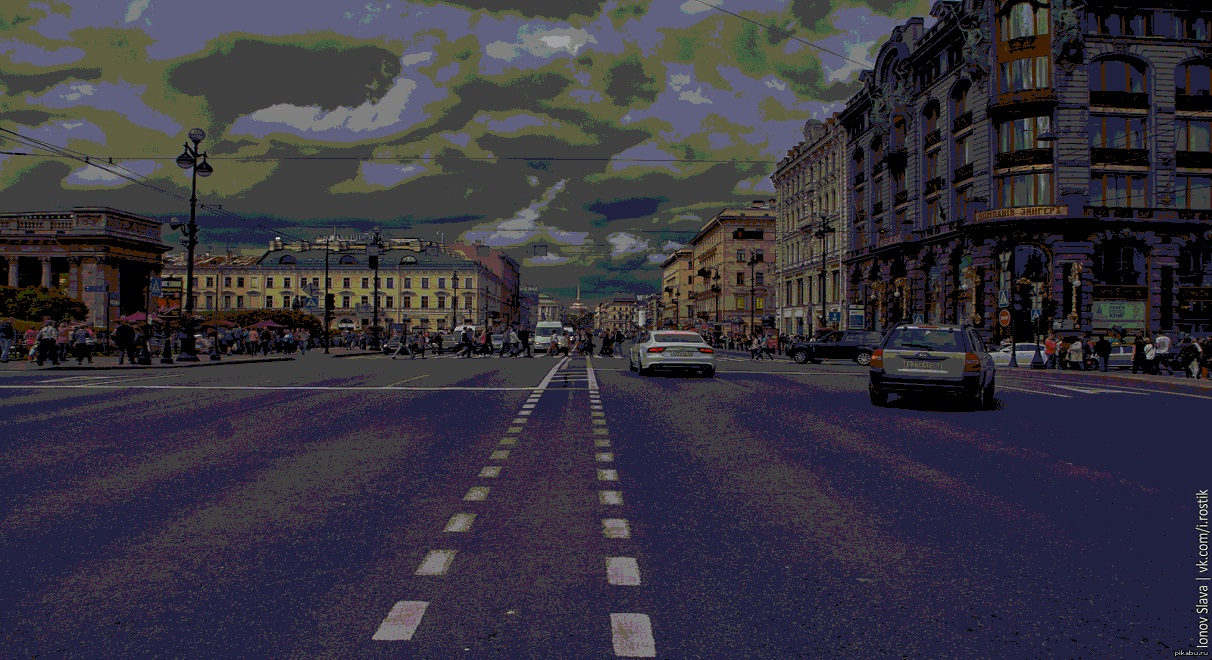
#> input picture 55.jpg, 1212 x 660 px
$ python 4.py
#> lines starting #> are read from the running program, lines starting #| are printed output that depends on the picture
import numpy as np
from PIL import Image, ImageDraw


def IMG0(filename1,filename2,outputfile):
#> called with filename1 = '55.jpg', filename2 = '34.jpg', outputfile = '1.jpg'
    try:
        img1=Image.open(filename1)
#> img1 is the input picture: PIL image 1212x660 RGB; mean R, G, B 54.8, 51.4, 62.2
        img2=Image.open(filename2)
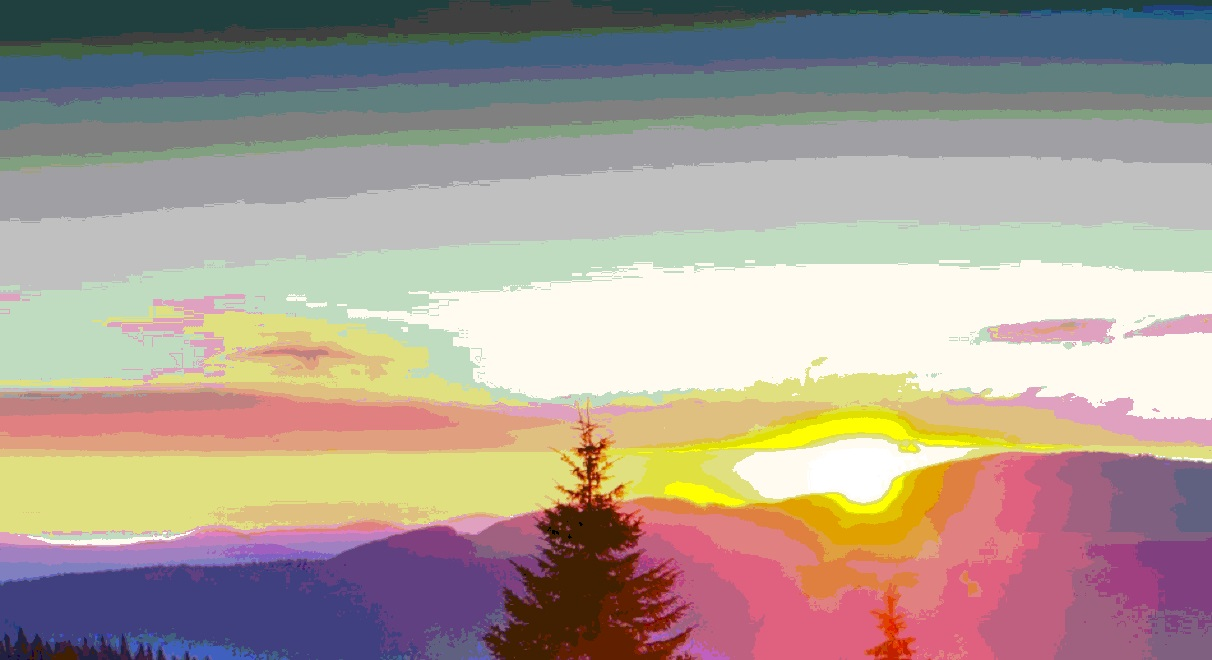
#> input picture 34.jpg, 1212 x 660 px
#> img2 is the input picture: PIL image 1212x660 RGB; mean R, G, B 170.3, 157.3, 147.9
    except OSError:
        print(" cannot open img")
        return 1

    imarr1=np.array(img1)
    imarr2=np.array(img2)

    ishape1=imarr1.shape
#> ishape1 = (660, 1212, 3)
    ishape2=imarr2.shape
#> ishape2 = (660, 1212, 3)

    if ishape1!= ishape2:
        print("Different sizes")
        return 2
    for i in range (ishape1[0]):
        for j in range (ishape1[1]):
            if  (int(imarr1[i][j][0])+int(imarr1[i][j][1])+int(imarr1[i][j][2]))!= (int(imarr2[i][j][0])+int(imarr2[i][j][1])+int(imarr2[i][j][2]) and (int(imarr1[i][j][0])+int(imarr1[i][j][1])+int(imarr1[i][j][2]))!=0 ):
                brdiff=(int(imarr2[i][j][0])+int(imarr2[i][j][1])+int(imarr2[i][j][2]))/(int(imarr1[i][j][0])+int(imarr1[i][j][1])+int(imarr1[i][j][2]))
                imarr1[i][j][0]=int(imarr1[i][j][0]*brdiff)
                imarr1[i][j][1]=int(imarr1[i][j][1]*brdiff)
                imarr1[i][j][2]=int(imarr1[i][j][2]*brdiff)
            else:
                imarr1[i][j][0]=0
                imarr1[i][j][1]=0
                imarr1[i][j][2]=0
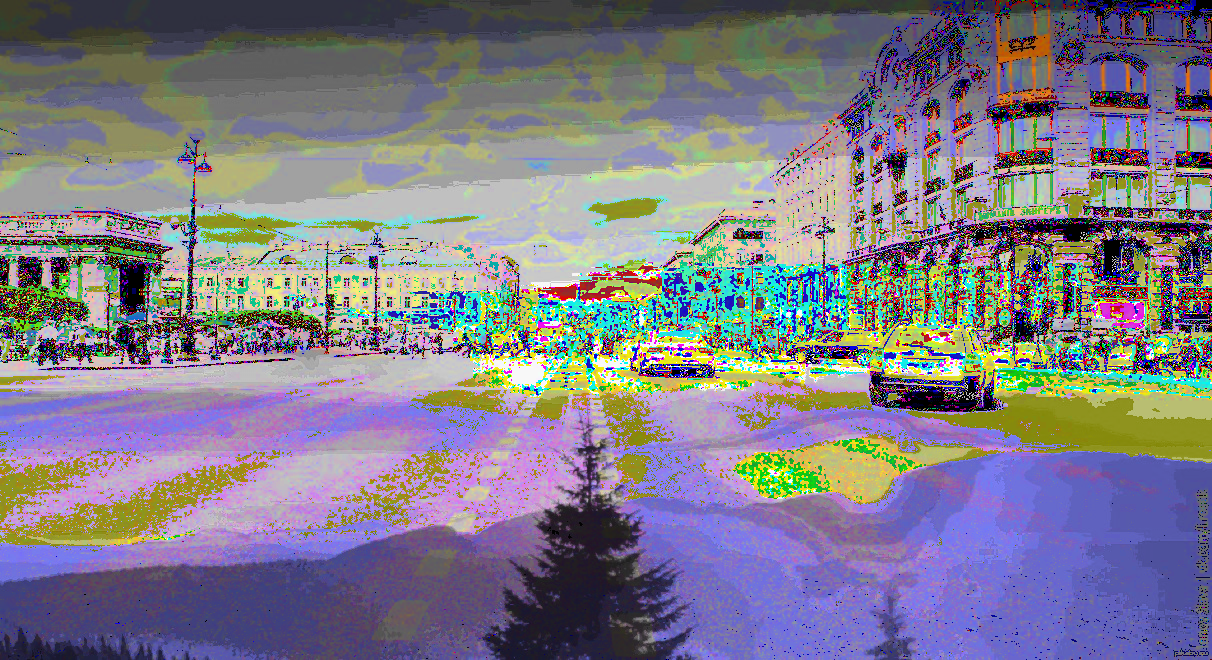
#> imarr1: shape (660, 1212, 3); mean R, G, B 127.7, 124.1, 137.2

    outimage=Image.fromarray(imarr1)
    outimage.save(outputfile)

#filename1=input("Введите имя первого файла\n")
#filename2=input("Введите имя второго файла\n")
#outputfile=input("Введите файла для записи\n")

IMG0("55.jpg","34.jpg","1.jpg")
